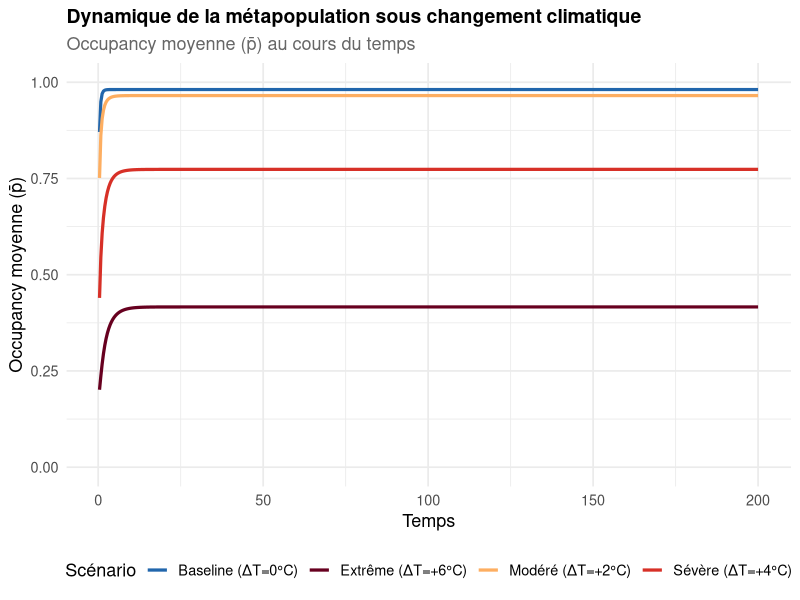
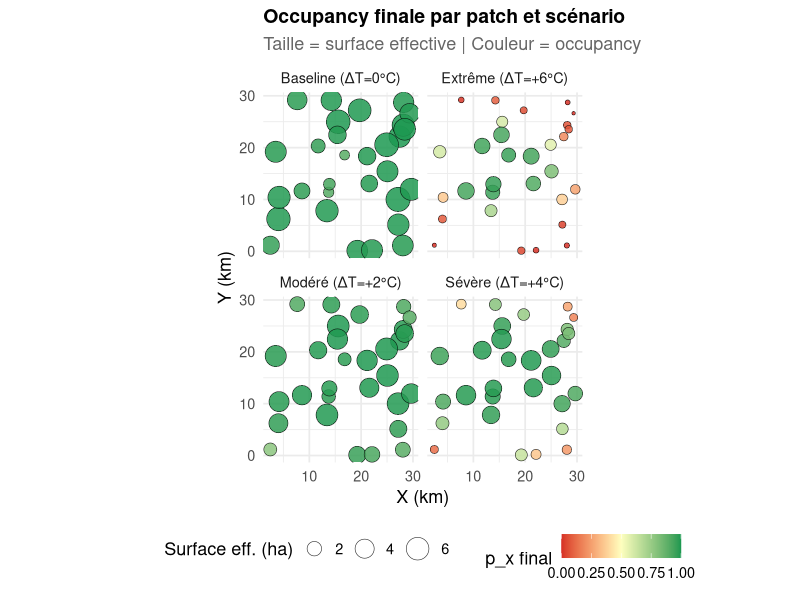
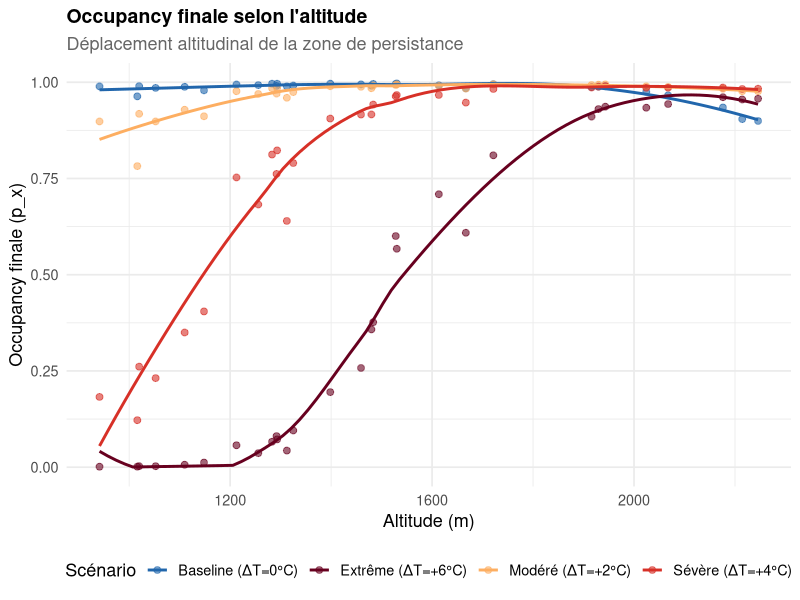
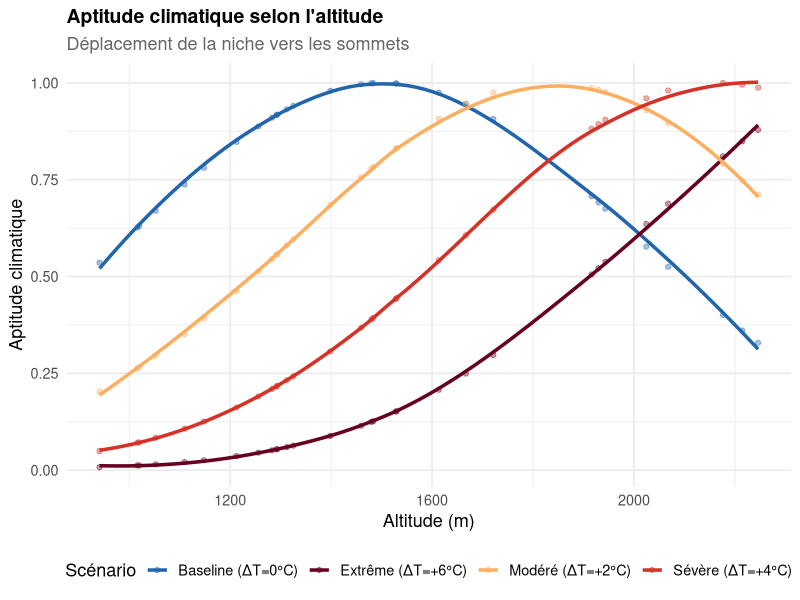
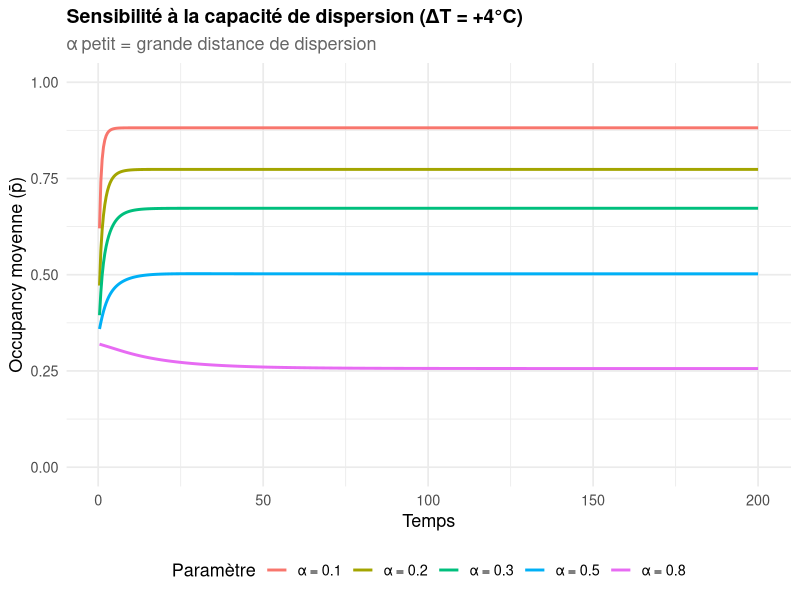
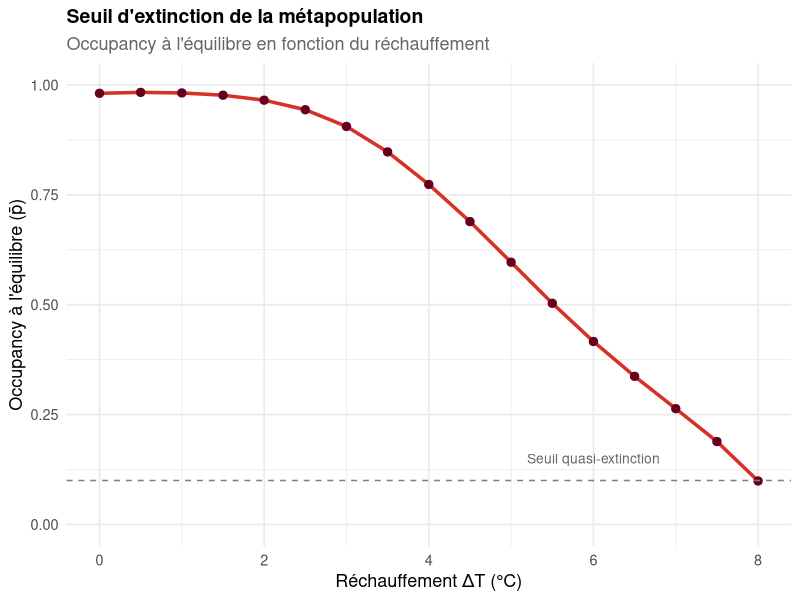

Write R code to recreate these figures, in order.
###############################################################################
#  Métapopulation spatialement explicite en paysage montagneux               #
#  sous changement climatique                                                 #
#                                                                             #
#  Équation de Hanski (SPOM) :                                               #
#  dp_x/dt = c_x * sum_{y≠x} K(x,y) * p_y * A_y * (1-p_x) - (e_x/A_x)*p_x #
#                                                                             #
#  Scénarios : baseline, réchauffement modéré (+2°C), sévère (+4°C)          #
###############################################################################

rm(list = ls())

# ===========================================================================
# 0. Packages
# ===========================================================================
if (!requireNamespace("ggplot2",   quietly = TRUE)) install.packages("ggplot2")
if (!requireNamespace("dplyr",     quietly = TRUE)) install.packages("dplyr")
if (!requireNamespace("tidyr",     quietly = TRUE)) install.packages("tidyr")
if (!requireNamespace("patchwork", quietly = TRUE)) install.packages("patchwork")

library(ggplot2)
library(dplyr)
library(tidyr)
library(patchwork)

set.seed(42)

# ===========================================================================
# 1. Paramètres du paysage montagneux
# ===========================================================================

# Nombre de patchs d'habitat
N <- 30

# Coordonnées spatiales (km) – distribués dans un massif montagneux
coords <- data.frame(
  x = runif(N, 0, 30),  # étendue E-O
  y = runif(N, 0, 30)   # étendue N-S
)

# Altitude (m) : modèle simplifié en cône avec bruit
centre <- c(15, 15)
dist_centre <- sqrt((coords$x - centre[1])^2 + (coords$y - centre[2])^2)
altitude <- 2500 - 80 * dist_centre + rnorm(N, 0, 100)
altitude <- pmax(altitude, 400)  # minimum 400 m

# Surface des patchs (ha) – décroît avec l'altitude (effet conique)
A_base <- pmax(0.5, 10 - 0.003 * altitude + rnorm(N, 0, 1))

# Température locale (°C) – gradient altitudinal : -0.6°C / 100 m
T_base <- 15 - 0.006 * altitude

# Niche thermique de l'espèce
T_opt  <- 6    # température optimale (°C)
T_sd   <- 3    # tolérance thermique (écart-type)

# Assembler les patchs
patches <- data.frame(
  id       = 1:N,
  x_coord  = coords$x,
  y_coord  = coords$y,
  altitude = altitude,
  A_base   = A_base,
  T_base   = T_base
)

cat("── Patchs générés ──\n")
print(summary(patches[, c("altitude", "A_base", "T_base")]))

# ===========================================================================
# 2. Fonctions du modèle
# ===========================================================================

# Matrice de distances inter-patchs (km)
dist_mat <- as.matrix(dist(coords))

# Noyau de dispersion exponentiel négatif
#   K(x,y) = exp(-alpha * d(x,y))
make_kernel <- function(alpha = 0.3) {
  K <- exp(-alpha * dist_mat)
  diag(K) <- 0
  K
}

# Aptitude climatique d'un patch (gaussienne centrée sur T_opt)
climate_suitability <- function(T_local, T_opt, T_sd) {
  exp(-0.5 * ((T_local - T_opt) / T_sd)^2)
}

# Surface effective sous climat modifié
#   A_eff = A_base * suitability(T_local)
# + réduction de surface en altitude (montée de la limite arborée, etc.)

# Taux d'extinction local : e_x / A_x  (rescue effect via aire)
# Taux de colonisation modulé par la capacité climatique

# ===========================================================================
# 3. Simulation : dp_x/dt (Euler)
# ===========================================================================

simulate_metapop <- function(patches, K, delta_T = 0,
                              c0 = 0.5, e0 = 0.2, alpha = 0.3,
                              T_opt = 6, T_sd = 3,
                              dt = 0.1, t_max = 200,
                              p_init = NULL) {

  N <- nrow(patches)

  # Température locale modifiée par le réchauffement
  T_local <- patches$T_base + delta_T

  # Aptitude climatique par patch
  suit <- climate_suitability(T_local, T_opt, T_sd)

  # Surface effective (réduite si le climat devient inadéquat)
  A_eff <- patches$A_base * suit
  # Seuil : en dessous de 0.1 ha effectif, le patch est inhabitable
  A_eff <- pmax(A_eff, 0.01)

  # Taux d'extinction : inversement proportionnel à la surface effective
  e_x <- e0 / A_eff

  # Taux de colonisation modulé par l'aptitude locale
  c_x <- c0 * suit

  # Occupancy initiale
  if (is.null(p_init)) {
    p <- ifelse(suit > 0.3, runif(N, 0.3, 0.8), runif(N, 0, 0.1))
  } else {
    p <- p_init
  }

  # Stockage des résultats
  n_steps <- ceiling(t_max / dt)
  save_every <- max(1, floor(n_steps / 500))
  t_save <- numeric()
  p_save <- list()
  metapop_p <- numeric()

  for (step in 1:n_steps) {

    # Taux de colonisation pour chaque patch x
    colonisation <- c_x * ((K %*% (p * A_eff)) * (1 - p))[, 1]

    # Taux d'extinction pour chaque patch x
    extinction <- e_x * p

    # Mise à jour (Euler explicite)
    dp <- colonisation - extinction
    p  <- p + dt * dp
    p  <- pmin(pmax(p, 0), 1)  # borner entre 0 et 1

    # Sauvegarder
    if (step %% save_every == 0) {
      t_save    <- c(t_save, step * dt)
      p_save    <- c(p_save, list(p))
      metapop_p <- c(metapop_p, mean(p))
    }
  }

  list(
    t       = t_save,
    p_mat   = do.call(rbind, p_save),     # matrice temps × patchs
    p_mean  = metapop_p,                  # occupancy moyenne
    patches = mutate(patches,
                     T_local  = T_local,
                     suit     = suit,
                     A_eff    = A_eff,
                     p_final  = p),
    delta_T = delta_T
  )
}

# ===========================================================================
# 4. Lancer les scénarios
# ===========================================================================

K <- make_kernel(alpha = 0.2)

cat("\n── Simulation : Baseline (ΔT = 0°C) ──\n")
res_base <- simulate_metapop(patches, K, delta_T = 0)

cat("── Simulation : Réchauffement modéré (ΔT = +2°C) ──\n")
res_mod  <- simulate_metapop(patches, K, delta_T = 2)

cat("── Simulation : Réchauffement sévère (ΔT = +4°C) ──\n")
res_sev  <- simulate_metapop(patches, K, delta_T = 4)

cat("── Simulation : Réchauffement extrême (ΔT = +6°C) ──\n")
res_ext  <- simulate_metapop(patches, K, delta_T = 6)

# ===========================================================================
# 5. Figures
# ===========================================================================

theme_metapop <- theme_minimal(base_size = 13) +
  theme(
    plot.title    = element_text(face = "bold", size = 14),
    plot.subtitle = element_text(color = "grey40"),
    legend.position = "bottom"
  )

# ── 5a. Dynamique temporelle de l'occupancy moyenne ──

df_dyn <- bind_rows(
  data.frame(t = res_base$t, p = res_base$p_mean, scenario = "Baseline (ΔT=0°C)"),
  data.frame(t = res_mod$t,  p = res_mod$p_mean,  scenario = "Modéré (ΔT=+2°C)"),
  data.frame(t = res_sev$t,  p = res_sev$p_mean,  scenario = "Sévère (ΔT=+4°C)"),
  data.frame(t = res_ext$t,  p = res_ext$p_mean,  scenario = "Extrême (ΔT=+6°C)")
)

p1 <- ggplot(df_dyn, aes(t, p, color = scenario)) +
  geom_line(linewidth = 1.1) +
  scale_color_manual(values = c("Baseline (ΔT=0°C)"  = "#2166AC",
                                 "Modéré (ΔT=+2°C)"   = "#FDAE61",
                                 "Sévère (ΔT=+4°C)"   = "#D73027",
                                 "Extrême (ΔT=+6°C)"  = "#67001F")) +
  labs(title    = "Dynamique de la métapopulation sous changement climatique",
       subtitle = "Occupancy moyenne (p̄) au cours du temps",
       x = "Temps", y = "Occupancy moyenne (p̄)",
       color = "Scénario") +
  ylim(0, 1) +
  theme_metapop

p1

# ── 5b. Carte spatiale : occupancy finale par scénario ──

map_data <- bind_rows(
  mutate(res_base$patches, scenario = "Baseline (ΔT=0°C)"),
  mutate(res_mod$patches,  scenario = "Modéré (ΔT=+2°C)"),
  mutate(res_sev$patches,  scenario = "Sévère (ΔT=+4°C)"),
  mutate(res_ext$patches,  scenario = "Extrême (ΔT=+6°C)")
)

p2 <- ggplot(map_data, aes(x_coord, y_coord)) +
  geom_point(aes(size = A_eff, fill = p_final),
             shape = 21, alpha = 0.85, stroke = 0.3) +
  scale_fill_gradient2(low = "#D73027", mid = "#FFFFBF",
                       high = "#1A9850", midpoint = 0.5,
                       limits = c(0, 1)) +
  scale_size_continuous(range = c(1, 8), name = "Surface eff. (ha)") +
  facet_wrap(~scenario, ncol = 2) +
  labs(title    = "Occupancy finale par patch et scénario",
       subtitle = "Taille = surface effective | Couleur = occupancy",
       x = "X (km)", y = "Y (km)", fill = "p_x final") +
  coord_equal() +
  theme_metapop
p2

# ── 5c. Occupancy finale vs altitude ──

p3 <- ggplot(map_data, aes(altitude, p_final, color = scenario)) +
  geom_point(alpha = 0.6, size = 2) +
  geom_smooth(method = "loess", se = FALSE, linewidth = 1) +
  scale_color_manual(values = c("Baseline (ΔT=0°C)"  = "#2166AC",
                                 "Modéré (ΔT=+2°C)"   = "#FDAE61",
                                 "Sévère (ΔT=+4°C)"   = "#D73027",
                                 "Extrême (ΔT=+6°C)"  = "#67001F")) +
  labs(title    = "Occupancy finale selon l'altitude",
       subtitle = "Déplacement altitudinal de la zone de persistance",
       x = "Altitude (m)", y = "Occupancy finale (p_x)",
       color = "Scénario") +
  ylim(0, 1) +
  theme_metapop

p3

# ── 5d. Aptitude climatique vs altitude ──

p4 <- ggplot(map_data, aes(altitude, suit, color = scenario)) +
  geom_line(stat = "smooth", method = "loess", linewidth = 1.2, se = FALSE) +
  geom_point(alpha = 0.4, size = 1.5) +
  scale_color_manual(values = c("Baseline (ΔT=0°C)"  = "#2166AC",
                                 "Modéré (ΔT=+2°C)"   = "#FDAE61",
                                 "Sévère (ΔT=+4°C)"   = "#D73027",
                                 "Extrême (ΔT=+6°C)"  = "#67001F")) +
  labs(title    = "Aptitude climatique selon l'altitude",
       subtitle = "Déplacement de la niche vers les sommets",
       x = "Altitude (m)", y = "Aptitude climatique",
       color = "Scénario") +
  theme_metapop

p4

# ── 5e. Analyse de sensibilité : capacité de dispersion ──

cat("\n── Analyse de sensibilité : alpha (dispersion) ──\n")
alpha_vals <- c(0.1, 0.2, 0.3, 0.5, 0.8)
sens_results <- list()

for (a in alpha_vals) {
  K_a <- make_kernel(alpha = a)
  res <- simulate_metapop(patches, K_a, delta_T = 4)
  sens_results[[as.character(a)]] <- data.frame(
    t     = res$t,
    p     = res$p_mean,
    alpha = paste0("α = ", a)
  )
}

df_sens <- bind_rows(sens_results)

p5 <- ggplot(df_sens, aes(t, p, color = alpha)) +
  geom_line(linewidth = 1) +
  labs(title    = "Sensibilité à la capacité de dispersion (ΔT = +4°C)",
       subtitle = "α petit = grande distance de dispersion",
       x = "Temps", y = "Occupancy moyenne (p̄)",
       color = "Paramètre") +
  ylim(0, 1) +
  theme_metapop

p5
# ── 5f. Seuil d'extinction : balayage de ΔT ──

cat("── Balayage du seuil de réchauffement ──\n")
delta_T_seq <- seq(0, 8, by = 0.5)
p_equil <- numeric(length(delta_T_seq))

for (i in seq_along(delta_T_seq)) {
  res_i <- simulate_metapop(patches, K, delta_T = delta_T_seq[i], t_max = 300)
  p_equil[i] <- tail(res_i$p_mean, 1)
}

df_thresh <- data.frame(delta_T = delta_T_seq, p_equil = p_equil)

p6 <- ggplot(df_thresh, aes(delta_T, p_equil)) +
  geom_line(linewidth = 1.2, color = "#D73027") +
  geom_point(size = 2.5, color = "#67001F") +
  geom_hline(yintercept = 0.1, linetype = "dashed", color = "grey50") +
  annotate("text", x = 6, y = 0.15, label = "Seuil quasi-extinction",
           color = "grey40", size = 3.5) +
  labs(title    = "Seuil d'extinction de la métapopulation",
       subtitle = "Occupancy à l'équilibre en fonction du réchauffement",
       x = "Réchauffement ΔT (°C)", y = "Occupancy à l'équilibre (p̄)") +
  ylim(0, 1) +
  theme_metapop

p6

# ===========================================================================
# 6. Composer et sauvegarder
# ===========================================================================

# Figure composite
fig_main <- (p1 | p6) / (p3 | p4) +
  plot_annotation(
    title    = "Métapopulation en paysage montagneux sous changement climatique",
    subtitle = expression(dp[x]/dt == c[x] * Sigma * K(x,y) * p[y] * A[y] * (1-p[x]) - e[x]/A[x] * p[x]),
    theme    = theme(plot.title = element_text(face = "bold", size = 16))
  )

ggsave("metapop_climate_composite.png", fig_main,
       width = 14, height = 10, dpi = 200, bg = "white")
cat("✔ Figure composite sauvegardée : metapop_climate_composite.png\n")

ggsave("metapop_carte_scenarios.png", p2,
       width = 12, height = 10, dpi = 200, bg = "white")
cat("✔ Carte spatiale sauvegardée : metapop_carte_scenarios.png\n")

ggsave("metapop_sensibilite_dispersion.png", p5,
       width = 10, height = 6, dpi = 200, bg = "white")
cat("✔ Analyse de sensibilité sauvegardée : metapop_sensibilite_dispersion.png\n")

# ===========================================================================
# 7. Résumé numérique
# ===========================================================================

cat("\n══════════════════════════════════════════════════════\n")
cat("  RÉSUMÉ : OCCUPANCY À L'ÉQUILIBRE PAR SCÉNARIO\n")
cat("══════════════════════════════════════════════════════\n")
cat(sprintf("  Baseline (ΔT=0°C)  : p̄ = %.3f\n", tail(res_base$p_mean, 1)))
cat(sprintf("  Modéré   (ΔT=+2°C) : p̄ = %.3f\n", tail(res_mod$p_mean, 1)))
cat(sprintf("  Sévère   (ΔT=+4°C) : p̄ = %.3f\n", tail(res_sev$p_mean, 1)))
cat(sprintf("  Extrême  (ΔT=+6°C) : p̄ = %.3f\n", tail(res_ext$p_mean, 1)))
cat("══════════════════════════════════════════════════════\n")

# Nombre de patchs quasi-éteints (p < 0.05) par scénario
cat("\n  Patchs quasi-éteints (p < 0.05) :\n")
cat(sprintf("  Baseline : %d / %d\n", sum(res_base$patches$p_final < 0.05), N))
cat(sprintf("  Modéré   : %d / %d\n", sum(res_mod$patches$p_final  < 0.05), N))
cat(sprintf("  Sévère   : %d / %d\n", sum(res_sev$patches$p_final  < 0.05), N))
cat(sprintf("  Extrême  : %d / %d\n", sum(res_ext$patches$p_final  < 0.05), N))
cat("══════════════════════════════════════════════════════\n")

cat("\n✔ Script terminé. Bonne exploration !\n")
